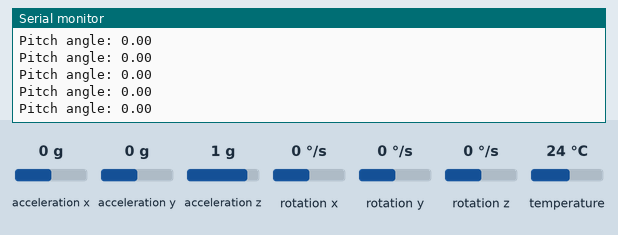
This sketch was run on a simulated ESP32. Shown: the last lines printed to the serial monitor. The inputs (shaded band) are chosen by the test bench; at power-on: acceleration y 0 g, acceleration z 1 g, acceleration x 0 g, rotation x 0 °/s, rotation y 0 °/s, rotation z 0 °/s, temperature 24 °C. USB keyboard and mouse output is not drawn.

Above: at 1.2 s.
1.3 s: acceleration y set to -1.4 g
At 1.34 s:
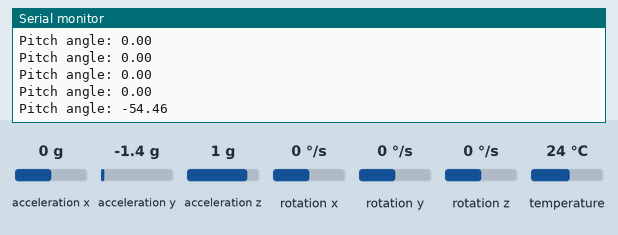
2.8 s: acceleration z set to -1.4 g
At 2.87 s:
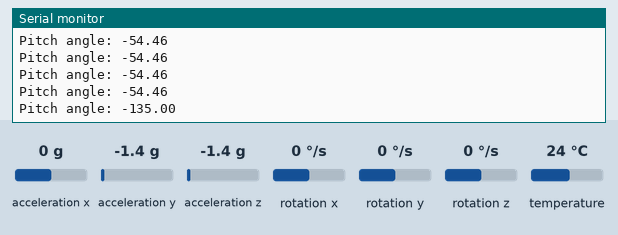
4.3 s: acceleration y set to -0.8 g
At 4.31 s:
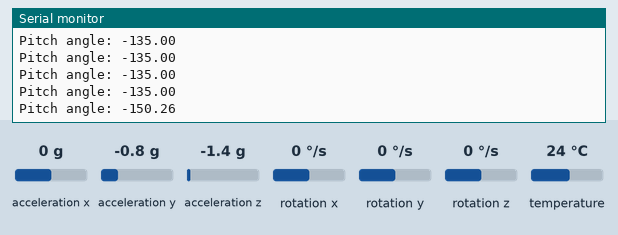
Timing chart, 0 to 7.3 s (numbered marks = the images above; inputs shaded):
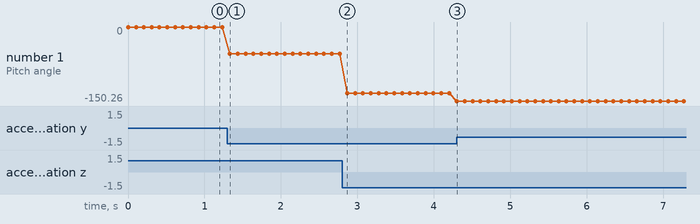

Measured:
- after the input at 1.3 s, the serial monitor: prints a new line at once (image 1)
- after the input at 2.8 s, the serial monitor: prints a new line after 0.07 s (image 2)
- after the input at 4.3 s, the serial monitor: prints a new line at once (image 3)
- plotted number 1: 0 → -54.46 after the input at 1.3 s, -54.46 → -135 after the input at 2.8 s, -135 → -150.26 after the input at 4.3 s

The sketch:

angle.ino
```cpp
#include <Wire.h>
#include <Adafruit_MPU6050.h>
#include <Adafruit_Sensor.h>
#include <BleGamepad.h>

Adafruit_MPU6050 mpu;
BleGamepad bleGamepad;

void setup() {
  Serial.begin(115200);
  bleGamepad.begin();
  Serial.println("BLE Gamepad initialized");
  if (!mpu.begin()) {
    Serial.println("Failed to find MPU6050 chip");
    while (1);
  }
  mpu.setAccelerometerRange(MPU6050_RANGE_8_G);
  mpu.setGyroRange(MPU6050_RANGE_500_DEG);
  mpu.setFilterBandwidth(MPU6050_BAND_21_HZ);
}

void loop() {
  if (bleGamepad.isConnected()) {
    sensors_event_t a, g, temp;
    mpu.getEvent(&a, &g, &temp);

    // Calculate pitch angle (leaning)
    float pitch = atan2(a.acceleration.y, a.acceleration.z) * 180 / PI;

    Serial.print("Pitch angle: ");
    Serial.println(pitch);

    int16_t joystickY = (int16_t)pitch;
    bleGamepad.setAxes(0, joystickY, 0, 0, 0, 0);  // Set joystick Y-axis based on raw pitch value

    delay(100);
  }
}
```
